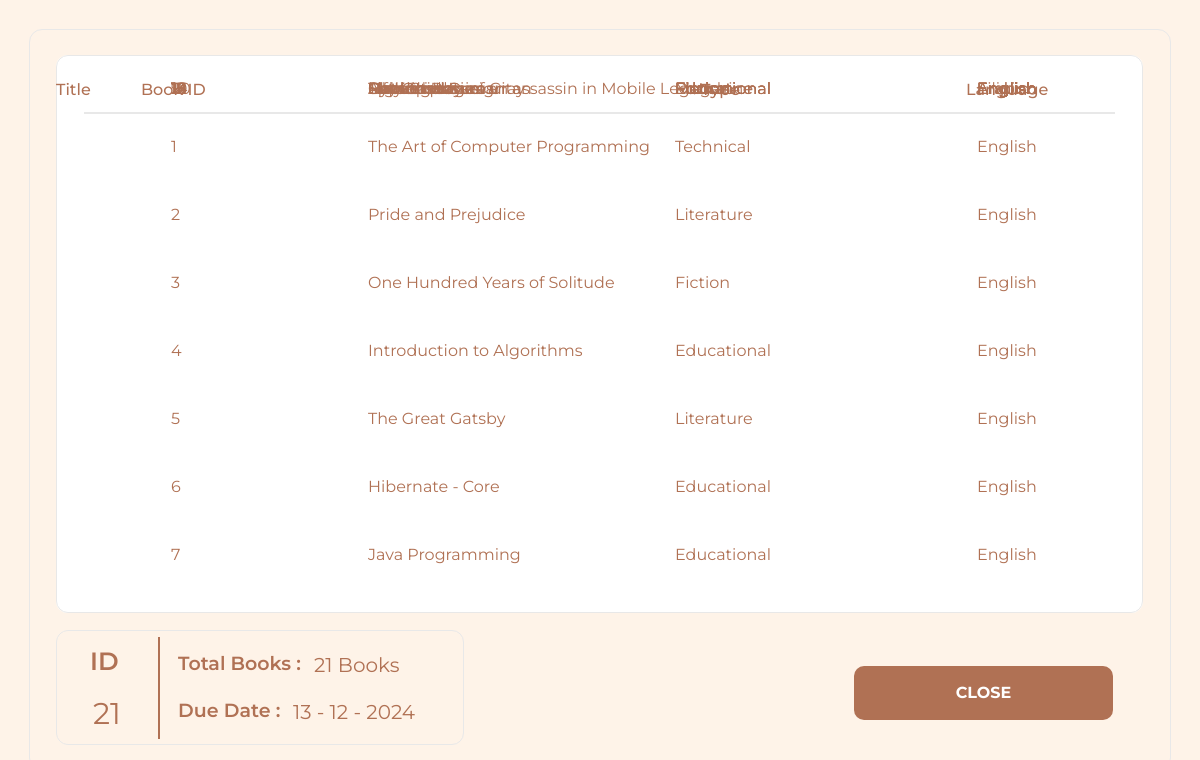
The page /books-view.php on the database its author committed.
### tables this page shows
CREATE TABLE `books` (
  `book_id` int(11) NOT NULL,
  `title` varchar(255) NOT NULL,
  `author` varchar(100) NOT NULL,
  `language` varchar(50) NOT NULL,
  `type` varchar(50) NOT NULL,
  `created_at` timestamp NOT NULL DEFAULT current_timestamp(),
  `availability` varchar(20) DEFAULT 'Available'
);

### books-view.php (the view, shortened to what this page needs)
<?php
$pdo = require 'database/db_connection.php';
try {
    $stmt = $pdo->query('SELECT * FROM books ORDER BY book_id');
    $books = $stmt->fetchAll(PDO::FETCH_ASSOC);
    $totalBooks = count($books);
} catch (PDOException $e) {
    die('Error fetching books: ' . $e->getMessage());
}
?>
<!DOCTYPE html>
<html lang="en">
<head>
    <link rel="stylesheet" href="assets/css/books-view.css">
</head>
<body>
    <div class="container">
        <div class="books-table">
            <div class="header-text header-language">Language</div>
            <div class="header-text header-bookid">Book ID</div>
            <div class="header-text header-title">Title</div>
            <div class="header-text header-type">Type</div>
            <?php foreach ($books as $index => $book): ?>
                <div class="book-row row-<?= $index + 1 ?>">
                    <div class="book-text book-id"><?= htmlspecialchars($book['book_id']) ?></div>
                    <div class="book-text book-title"><?= htmlspecialchars($book['title']) ?></div>
                    <div class="book-text book-language"><?= htmlspecialchars($book['language']) ?></div>
                    <div class="book-text book-type"><?= htmlspecialchars($book['type']) ?></div>
                </div>
            <?php endforeach; ?>
        </div>
        <div class="book-summary">
            <div class="total-books-text"><?= sprintf('%02d', $totalBooks) ?> Books</div>
            <div class="book-count"><?= $totalBooks ?></div>
            <div class="due-date">13 - 12 - 2024</div>
            <div class="total-books-label">Total Books :</div>
            <div class="id-label">ID</div>
            <div class="due-date-label">Due Date :</div>
        </div>
        <div class="close-button" onclick="window.location.href='user-dashboard.php'">
            <div class="close-text">CLOSE</div>
        </div>
    </div>
</body>
</html>

### assets/css/books-view.css (style rules this page uses)
* { margin: 0; padding: 0; box-sizing: border-box; font-family: Montserrat, sans-serif; }
body { background: #FEF3E8; min-height: 100vh; display: flex; justify-content: center; align-items: center; overflow: hidden; position: relative; }
.container { width: 1140px; height: 740px; position: relative; background: #FEF3E8; overflow: hidden; border-radius: 12px; outline: 1px #E8E8E8 solid; outline-offset: -0.5px; }
.books-table { width: 1087px; height: 558px; left: 26px; top: 25px; position: absolute; background: white; overflow: hidden; border-radius: 12px; outline: 1px #E8E8E8 solid; outline-offset: -1px; }
.header-text { color: #B07154; font-size: 16px; font-family: Montserrat; font-weight: 500; line-height: 22.40px; word-wrap: break-word; position: absolute; top: 24px; }
.header-language { left: 910px; }
.header-bookid { left: 85px; }
.header-type { left: 645px; }
.book-row { width: 1034px; height: 68px; left: 24px; position: absolute; }
.row-1 { top: 58px; }
.row-2 { top: 126px; }
.row-3 { top: 194px; }
.row-4 { top: 262px; }
.row-5 { top: 330px; }
.row-6 { top: 398px; }
.row-7 { top: 466px; }
.row-8 { top: 534px; }
.book-text { color: #B07154; font-size: 16px; font-family: Montserrat; font-weight: 400; line-height: 22.40px; word-wrap: break-word; position: absolute; top: 23px; }
.book-id { left: 91px; }
.book-title { left: 288px; color: #B07154; font-size: 16px; font-family: Montserrat; font-weight: 400; line-height: 22.40px; word-wrap: break-word; position: absolute; top: 23px; }
.book-language { left: 897px; }
.book-type { left: 595px; }
.book-summary { width: 408px; height: 115px; left: 26px; top: 600px; position: absolute; overflow: hidden; border-radius: 12px; outline: 1px #E8E8E8 solid; outline-offset: -1px; }
.total-books-text { left: 258px; top: 21px; position: absolute; color: #B07154; font-size: 20px; font-family: Montserrat; font-weight: 400; line-height: 28px; word-wrap: break-word; }
.book-count { left: 37px; top: 63px; position: absolute; color: #B07154; font-size: 30px; font-family: Montserrat; font-weight: 400; line-height: 42px; word-wrap: break-word; }
.due-date { left: 237px; top: 68px; position: absolute; color: #B07154; font-size: 20px; font-family: Montserrat; font-weight: 400; line-height: 28px; word-wrap: break-word; }
.total-books-label { left: 122px; top: 21px; position: absolute; color: #B07154; font-size: 19px; font-family: Montserrat; font-weight: 600; line-height: 26.60px; word-wrap: break-word; }
.id-label { left: 34px; top: 14px; position: absolute; color: #B07154; font-size: 25px; font-family: Montserrat; font-weight: 600; line-height: 35px; word-wrap: break-word; }
.due-date-label { left: 122px; top: 68px; position: absolute; color: #B07154; font-size: 19px; font-family: Montserrat; font-weight: 600; line-height: 26.60px; word-wrap: break-word; }
.close-button { width: 259px; height: 54px; left: 824px; top: 636px; position: absolute; background: #B07154; overflow: hidden; border-radius: 10px; cursor: pointer; display: flex; justify-content: center; align-items: center; }
.close-text { color: white; font-size: 16px; font-family: Montserrat; font-weight: 700; line-height: 22.40px; word-wrap: break-word; }

### rows shown on the page
books: book_id "1", title "The Art of Computer Programming", language "English", type "Technical"
books: book_id "2", title "Pride and Prejudice", language "English", type "Literature"
books: book_id "3", title "One Hundred Years of Solitude", language "English", type "Fiction"
books: book_id "4", title "Introduction to Algorithms", language "English", type "Educational"
books: book_id "5", title "The Great Gatsby", language "English", type "Literature"
books: book_id "6", title "Hibernate - Core", language "English", type "Educational"
books: book_id "7", title "Java Programming", language "English", type "Educational"
books: book_id "9", title "Database Design", language "English", type "Educational"
books: book_id "10", title "Python Basics", language "English", type "Educational"
books: book_id "11", title "Data Structures", language "English", type "Educational"
books: book_id "12", title "Algorithms", language "English", type "Magazine"
books: book_id "13", title "Superman", language "English", type "Fiction"
books: book_id "14", title "Spiderman", language "English", type "Fiction"
books: book_id "15", title "Mr Kupido", language "English", type "Fiction"
books: book_id "16", title "Gabi ng Lagim", language "Filipino", type "Fiction"
books: book_id "17", title "The Good Samaritan", language "English", type "Fiction"
books: book_id "18", title "Libro ni Hanz", language "Arabic", type "Fiction"
books: book_id "19", title "Bookers", language "Arabic", type "Drama"
books: book_id "20", title "Fifty Shades of Gray", language "English", type "Romance"
books: book_id "21", title "How to play as an assassin in Mobile Legends", language "English", type "Educational"

### other values the page prints
$totalBooks "21"
